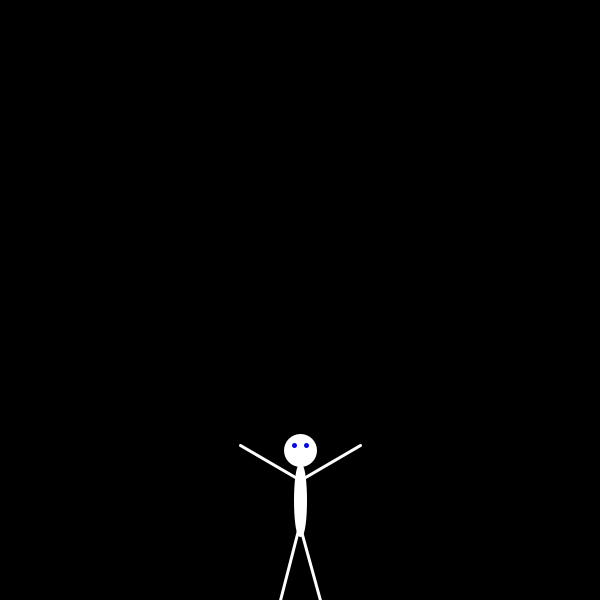
Frame 1 (no input)
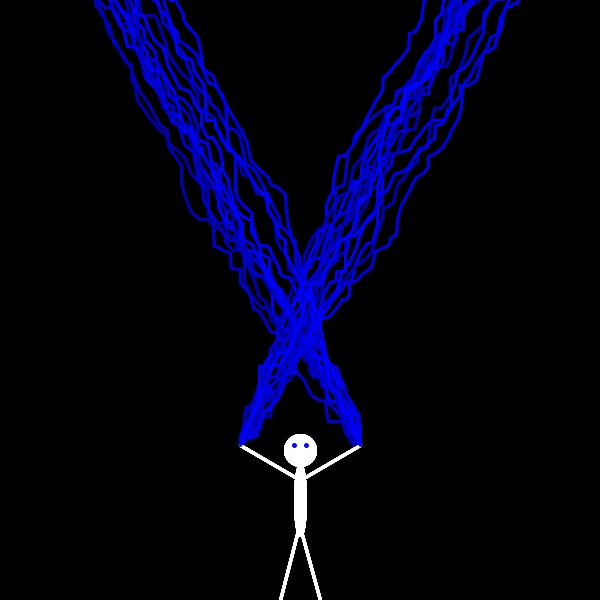
Frame 60 (the mouse pressed at the canvas centre just before this capture)
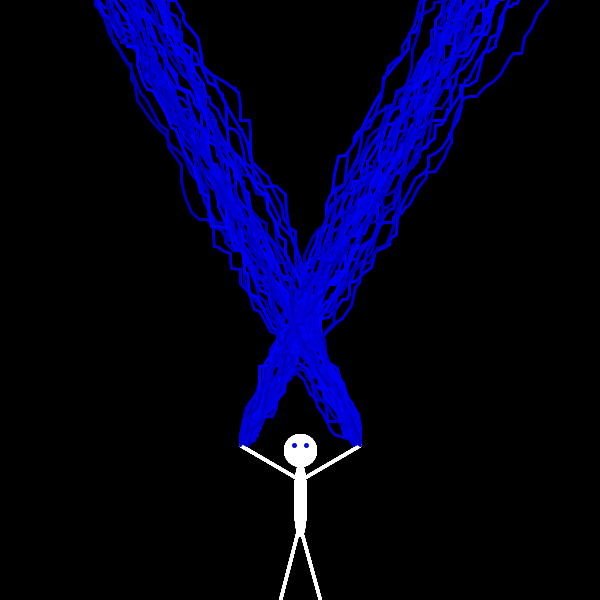
Frame 120 (the mouse held since frame 60 and released just before this capture)

The Processing sketch that drew these frames (run headless with seeded random() and noise(); from frame 60 on, the mouse is pressed at the canvas centre):

// Processing sketch: lightingWood
// ── lightingWood.pde
float startX=240;
float startY=445;
float endX=240;
float endY=0;
float startX2=360;
float startY2=445;
float endX2=360;
float endY2=0;
int startTime;
void startingStickMan(){
  stroke(255,255,255);fill(255,255,255);
  /*head*/ellipse(300,450,30,30);/*left arm*/line(295,477,240,445);/*body*/ellipse(300,500,10,70);
  /*right arm*/line(300,480,360,445);/*right leg*/line(298,520,320,600);/*left leg*/line(298,530,280,600);
  //random shade/tint of bue
  stroke(0,0,(int)(Math.random()*80)+175);fill(0,0,(int)(Math.random()*80)+175);
  //eyes
  ellipse(294,445,2,2);ellipse(306,445,2,2);}
void setup()
{
    size(600,600);
    strokeWeight(3);
    background(0);
}
void draw()
{
  //lighting
  while(endX<width){
    endX=startX+(int)(Math.random()*10);
    endY=startY+(int)(Math.random()*-19);
    line(startX,startY,endX,endY);
    startX=endX;
    startY=endY;
    endX2=startX2+(int)(Math.random()*-10);
    endY2=startY2+(int)(Math.random()*-19);
    line(startX2,startY2,endX2,endY2);
    startX2=endX2;
    startY2=endY2;
  }
  //timer
  int time = millis() - startTime; 
  if (time > 50) {
    startTime = millis();
    reset();
  }
}
void reset(){
  //resets lightning for another strike
  startX=240;
  startY=445;
  endX=240;
  endY=0;
  startX2=360;
  startY2=445;
  endX2=360;
  endY2=0;
  clear();
  stroke(255,255,255);fill(255,255,255);
  /*head*/ellipse(300,450,30,30);/*left arm*/line(295,477,240,445);/*body*/ellipse(300,500,10,70);
  /*right arm*/line(300,480,360,445);/*right leg*/line(298,520,320,600);/*left leg*/line(298,530,280,600);
  //random shade/tint of bue
  stroke(0,0,(int)(Math.random()*80)+175);fill(0,0,(int)(Math.random()*80)+175);
  //eyes
  ellipse(294,445,2,2);ellipse(306,445,2,2);
}
{System.out.println("");}
